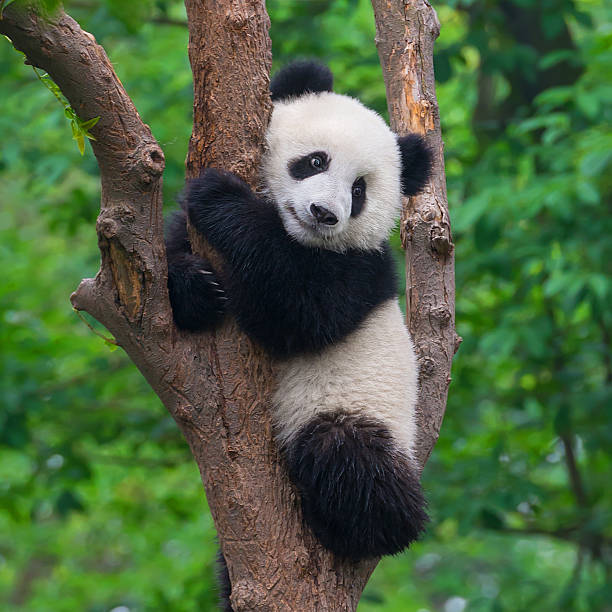
#> input picture notes/files/a.jpg, 612 x 612 px
$ jupyter execute 5.svd.ipynb
#> lines starting #> are read from the running program, lines starting #| are printed output that depends on the picture
## Singular Value Decomposition
- used in linear algebra
- decompose a matrix to its core components
- dimensionality reduction
- express our original matrix as a linear combination of low-rank matrices
- works better with sparse data

SVD of a matrix A (of size m x n) is represented as: $ A=UΣV^T $
- $ U $ - m x m orthogonal matrix whose columns are the left singular vectors of A
- $ Σ $ - m x n matrix containing the singular values of A in descending order
- $ V^T $ - transpose of an n x n orthogonal matrix, where the columns are the right singular vectors of A

### Steps:
1. Calculate $ AA^T $
2. Calculate Eigen values of $ AA^T $
    - det($ AA^T - \lambda I $) = 0
3. Find Right Singular Vectors [Eigen Vectors of $ A^TA $ = $ V^T $]
    - for all $ \lambda : (A^TA-\lambda I)v = 0 $
4. Compute Left Singular Vectors [Eigen Vectors of $ AA^T $ = Matrix U]
    - $ u_i = (1/\sigma _i) * A * v_i $
5. Find SVD of A as: $ A=UΣV^T $

[cell 1]
import numpy as np
from sklearn.decomposition import TruncatedSVD

[cell 2]
A = np.array([[3,2,2], [2,3,-2]])
# A = np.array([[4,2,0],[1,5,6]])

[cell 3]
U, singular, V_transpose = np.linalg.svd(A)
print("U = \n", U)
print("\nsingular = \n", singular)
print("\nV_transpose = \n", V_transpose)

[cell 4]
# Make sure singular values are in a diagonal matrix of the correct shape
d = np.diag(singular)

# The diagonal matrix Sigma should have shape (2, 3), so we need to pad it with zeros
s = np.zeros((U.shape[1], V_transpose.shape[0]))
s[:d.shape[0], :d.shape[1]] = d
print(s)
print()

A_remake = (U @ s @ V_transpose)
print(A_remake)

### Truncated Singular Value Decomposition (Truncated SVD)
- dimensionality reduction technique
- similar purpose to PCA
- produce matrices with the specified number of columns

[cell 5]
svd = TruncatedSVD(n_components=2)
A_transformed = svd.fit_transform(A)
print("Transformed Matrix:")
print(A_transformed)

## Image compression

[cell 6]
from matplotlib.image import imread
# from skimage.io import imread
from skimage.color import rgb2gray
import numpy as np
import matplotlib.pyplot as plt

A = imread('./files/a.jpg')
#> A is the input picture: shape (612, 612, 3); mean R, G, B 76.6, 100.7, 65.2
X = np.double(rgb2gray(A))
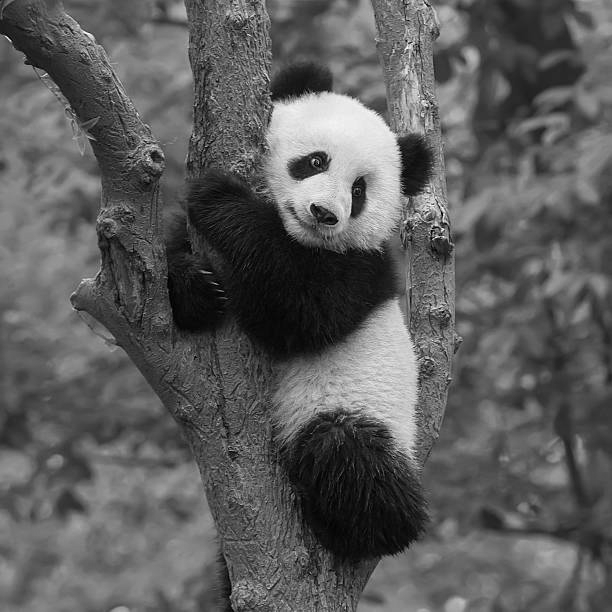
#> X: shape (612, 612) float64; min 0, max 0.995, mean 0.365

plt.rcParams['figure.figsize'] = [3,3]

[cell 7]
A = imread('./files/a.jpg')
# X = np.double(rgb2gray(A))
X = np.mean(A, -1)
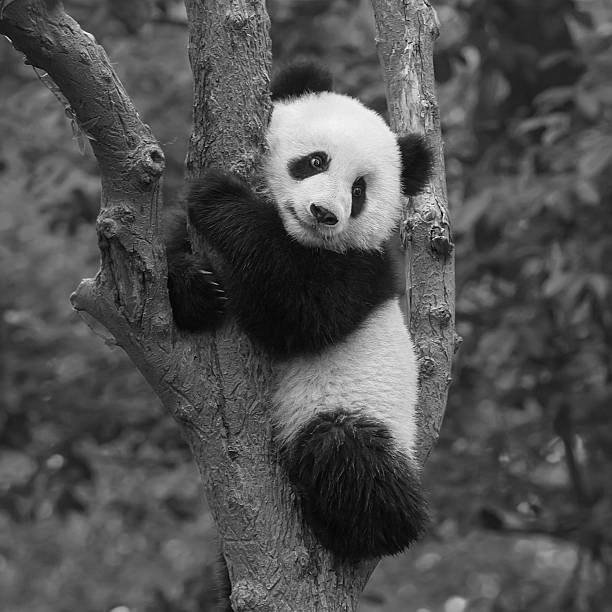
#> X: shape (612, 612) float64; min 0, max 252.7, mean 80.9

[cell 8]
img = plt.imshow(X)
img.set_cmap('gray')
plt.axis('off')
plt.show()

[cell 9]
print(X.shape)
#| (612, 612)
U, singular, V_transpose = np.linalg.svd(X, full_matrices=False)
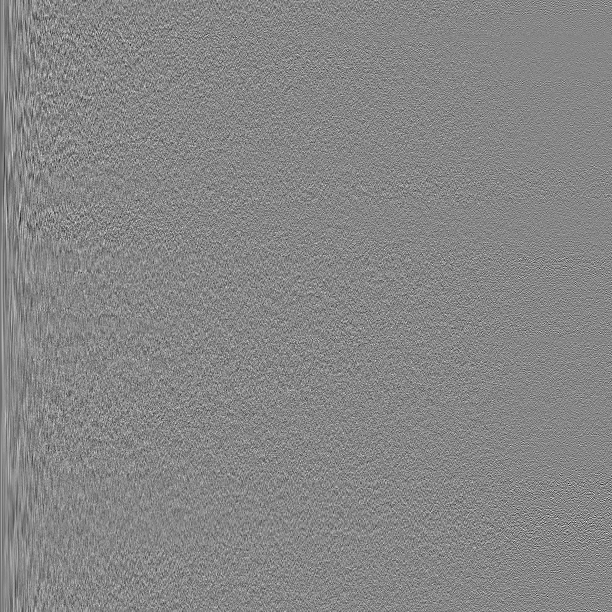
#> U: shape (612, 612) float64; min -0.27, max 0.241, mean -6.14e-05; drawn with min black and max white
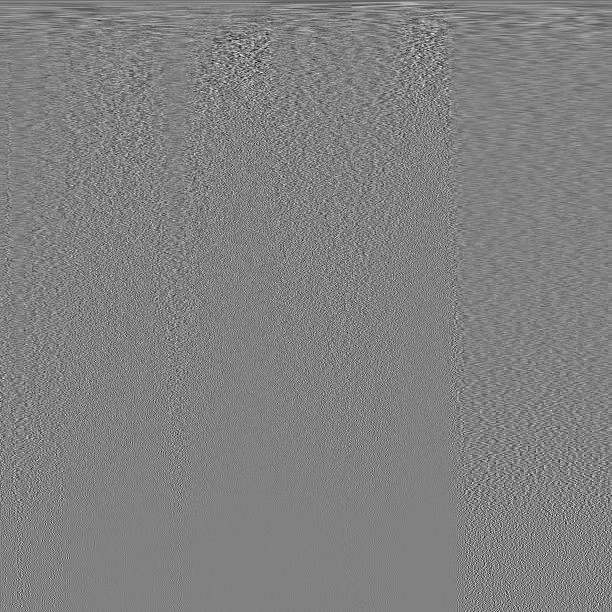
#> V_transpose: shape (612, 612) float64; min -0.281, max 0.274, mean -6.76e-05; drawn with min black and max white
#> singular = 612 values, max 51262.2 at index 0, min 0.0427 at index 611, mean 419.4
S = np.diag(singular)
# s = np.zeros((U.shape[1], V_transpose.shape[0]))
# s[:d.shape[0], :d.shape[1]] = d

[cell 10]
j = 0
for r in (5, 10, 20, 50, 100):
    Xapprox = U[:, :r] @ S[0:r, 0:r] @ V_transpose[:r, :]   # first r columns of U, first r rows of V_transpose
    plt.figure(j+1)
    j += 1
    img =  plt.imshow(Xapprox)
    img.set_cmap('gray')
    plt.axis('off')
    plt.title('r = ' + str(r))
    plt.show()
#> this loop made 5 passes
#> pass 1, `Xapprox = U[:, :r] @ S[0:r, 0:r] @ V_transpose[:r, :]`:
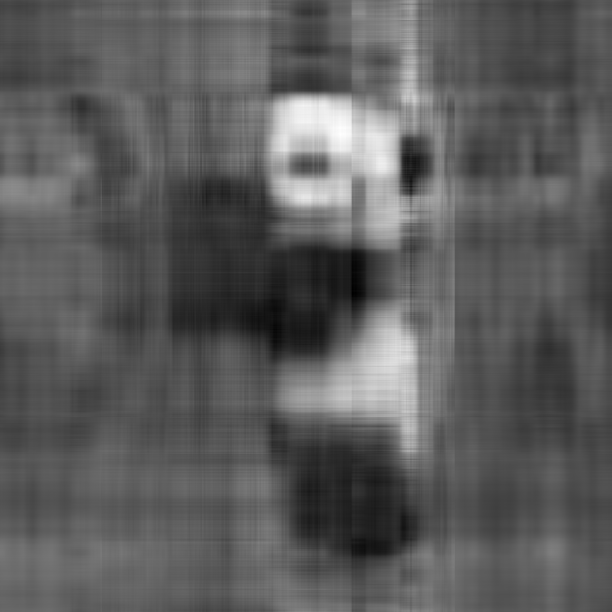
#> Xapprox: shape (612, 612) float64; min -20.24, max 259, mean 80.9; drawn with min black and max white
#> pass 2, `Xapprox = U[:, :r] @ S[0:r, 0:r] @ V_transpose[:r, :]`:
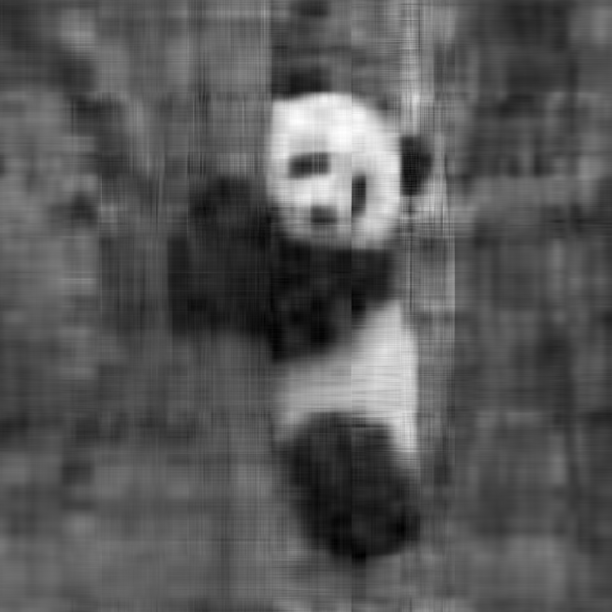
#> Xapprox: shape (612, 612) float64; min -9.83, max 256.1, mean 80.9; drawn with min black and max white
#> pass 3, `Xapprox = U[:, :r] @ S[0:r, 0:r] @ V_transpose[:r, :]`:
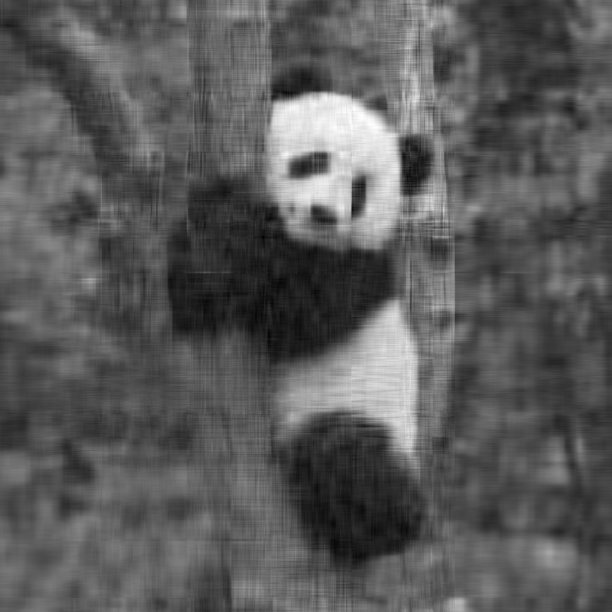
#> Xapprox: shape (612, 612) float64; min -12.96, max 251.6, mean 80.9; drawn with min black and max white
#> after the loop, j = 5

[cell 11]
plt.semilogy(np.diag(S))
plt.title("Singular Values")
plt.show
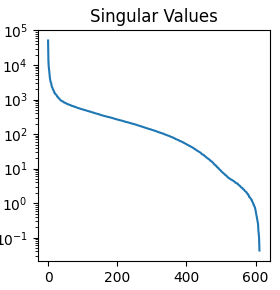
#> figure drawn by matplotlib, 1 panel; curve peaks at x = 0, y = 51262.2

[cell 12]
# how much of the matrix is captured by the first r

plt.plot(np.cumsum(np.diag(S))/np.sum(np.diag(S)))
plt.title("Singular Values: Cumulative Sums")
plt.show
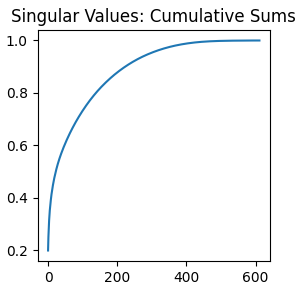
#> figure drawn by matplotlib, 1 panel; curve peaks at x = 611, y = 1
